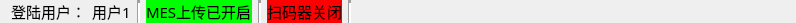
<?xml version="1.0" encoding="UTF-8"?>
<ui version="4.0">
 <class>WidgetStatusBar</class>
 <widget class="QWidget" name="WidgetStatusBar">
  <property name="geometry">
   <rect>
    <x>0</x>
    <y>0</y>
    <width>796</width>
    <height>20</height>
   </rect>
  </property>
  <property name="windowTitle">
   <string>Form</string>
  </property>
  <layout class="QHBoxLayout" name="horizontalLayout">
   <property name="topMargin">
    <number>0</number>
   </property>
   <property name="bottomMargin">
    <number>0</number>
   </property>
   <item>
    <widget class="QLabel" name="label">
     <property name="font">
      <font>
       <family>Agency FB</family>
       <pointsize>11</pointsize>
      </font>
     </property>
     <property name="text">
      <string>登陆用户：</string>
     </property>
    </widget>
   </item>
   <item>
    <widget class="QLabel" name="label_user">
     <property name="font">
      <font>
       <family>Agency FB</family>
       <pointsize>11</pointsize>
      </font>
     </property>
     <property name="text">
      <string>用户1</string>
     </property>
    </widget>
   </item>
   <item>
    <widget class="Line" name="line">
     <property name="lineWidth">
      <number>3</number>
     </property>
     <property name="orientation">
      <enum>Qt::Vertical</enum>
     </property>
    </widget>
   </item>
   <item>
    <widget class="QLabel" name="LabelMesOpen">
     <property name="font">
      <font>
       <family>Agency FB</family>
       <pointsize>11</pointsize>
      </font>
     </property>
     <property name="styleSheet">
      <string notr="true">background-color: rgb(0, 255, 0);</string>
     </property>
     <property name="text">
      <string>MES上传已开启</string>
     </property>
    </widget>
   </item>
   <item>
    <widget class="Line" name="line_2">
     <property name="lineWidth">
      <number>3</number>
     </property>
     <property name="orientation">
      <enum>Qt::Vertical</enum>
     </property>
    </widget>
   </item>
   <item>
    <widget class="QLabel" name="LabelScanCodeOpen">
     <property name="font">
      <font>
       <family>Agency FB</family>
       <pointsize>11</pointsize>
      </font>
     </property>
     <property name="styleSheet">
      <string notr="true">background-color: rgb(255, 0, 0);</string>
     </property>
     <property name="text">
      <string>扫码器关闭</string>
     </property>
    </widget>
   </item>
   <item>
    <widget class="Line" name="line_3">
     <property name="lineWidth">
      <number>3</number>
     </property>
     <property name="orientation">
      <enum>Qt::Vertical</enum>
     </property>
    </widget>
   </item>
   <item>
    <spacer name="horizontalSpacer">
     <property name="orientation">
      <enum>Qt::Horizontal</enum>
     </property>
     <property name="sizeHint" stdset="0">
      <size>
       <width>312</width>
       <height>20</height>
      </size>
     </property>
    </spacer>
   </item>
  </layout>
 </widget>
 <resources/>
 <connections/>
</ui>
